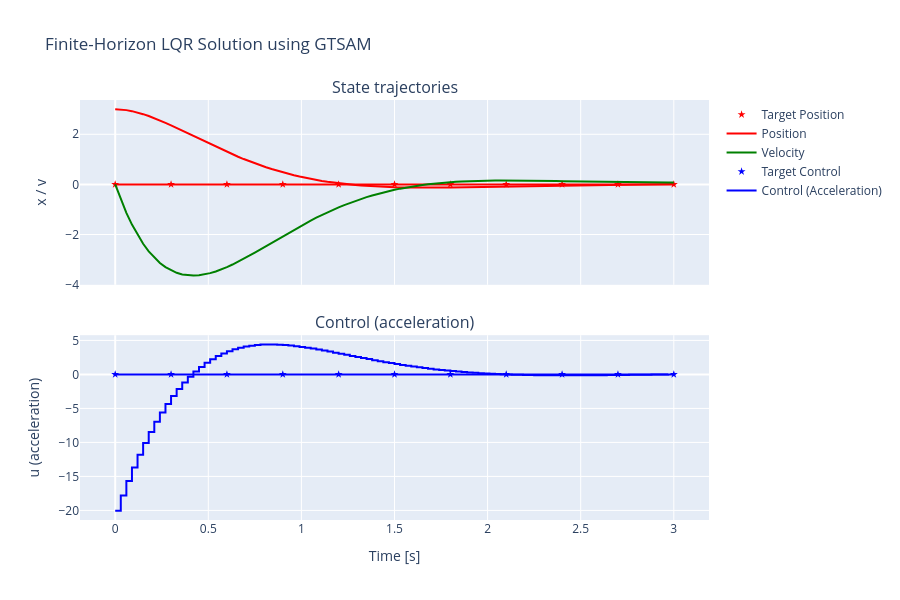

Here is the notebook cell this chart was saved with:
### Code cell
# Plot results
def plot(y, name, linestyle, row=1, **kwargs):
    fig.add_trace(go.Scatter(x=ts,
                             y=y,
                             mode='lines',
                             name=name,
                             line=linestyle,
                             **kwargs),
                  row=row,
                  col=1)


def plot_setpoint(y, name, color, row=1, **kwargs):
    idx = slice(None, None, 10)
    fig.add_trace(go.Scatter(x=ts[idx],
                             y=y[idx],
                             mode='markers',
                             name=name,
                             marker=dict(symbol='star', color=color),
                             **kwargs),
                  row=row,
                  col=1)
    kwargs['showlegend'] = False
    plot(y, name, dict(color=color), row=row, **kwargs)


fig = make_subplots(rows=2,
                    cols=1,
                    shared_xaxes=True,
                    vertical_spacing=0.12,
                    subplot_titles=("State trajectories",
                                    "Control (acceleration)"))
# Row 1: position and velocity
plot_setpoint(ts * 0, 'Target Position', 'red', row=1)
plot(xs[:, 0], 'Position', dict(color='red'), row=1)
plot(xs[:, 1], 'Velocity', dict(color='green'), row=1)
# Row 2: control (step plot)
plot_setpoint(ts * 0, 'Target Control', 'blue', row=2)
plot(us[:, 0],
     'Control (Acceleration)',
     dict(color='blue'),
     row=2,
     line_shape='hv')
# Axes labels and layout
fig.update_xaxes(title_text='Time [s]', row=2, col=1)
fig.update_yaxes(title_text='x / v', row=1, col=1)
fig.update_yaxes(title_text='u (acceleration)', row=2, col=1)
fig.update_layout(height=600,
                  width=900,
                  title_text='Finite-Horizon LQR Solution using GTSAM')

fig.show()
